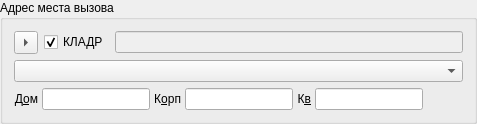
                   <widget class="QGroupBox" name="gbAddress">
                    <property name="sizePolicy">
                     <sizepolicy hsizetype="Ignored" vsizetype="Preferred">
                      <horstretch>0</horstretch>
                      <verstretch>0</verstretch>
                     </sizepolicy>
                    </property>
                    <property name="title">
                     <string>Адрес места вызова</string>
                    </property>
                    <layout class="QGridLayout" name="gridLayout_7">
                     <item row="0" column="1">
                      <widget class="QCheckBox" name="chkKLADR">
                       <property name="text">
                        <string>КЛАДР</string>
                       </property>
                       <property name="checked">
                        <bool>true</bool>
                       </property>
                      </widget>
                     </item>
                     <item row="0" column="2">
                      <widget class="QLineEdit" name="edtAddressFreeInput">
                       <property name="enabled">
                        <bool>false</bool>
                       </property>
                      </widget>
                     </item>
                     <item row="0" column="0">
                      <widget class="QToolButton" name="btnLoadAddress">
                       <property name="text">
                        <string>...</string>
                       </property>
                       <property name="arrowType">
                        <enum>Qt::RightArrow</enum>
                       </property>
                      </widget>
                     </item>
                     <item row="3" column="0" colspan="3">
                      <widget class="CStreetComboBox" name="cmbAddressStreet">
                       <property name="minimumSize">
                        <size>
                         <width>200</width>
                         <height>0</height>
                        </size>
                       </property>
                      </widget>
                     </item>
                     <item row="4" column="0" colspan="3">
                      <layout class="QHBoxLayout" name="horizontalLayout_2">
                       <property name="spacing">
                        <number>4</number>
                       </property>
                       <item>
                        <widget class="QLabel" name="lblAddressHouse">
                         <property name="text">
                          <string>Д&amp;ом</string>
                         </property>
                         <property name="alignment">
                          <set>Qt::AlignRight|Qt::AlignTrailing|Qt::AlignVCenter</set>
                         </property>
                         <property name="buddy">
                          <cstring>edtAddressHouse</cstring>
                         </property>
                        </widget>
                       </item>
                       <item>
                        <widget class="QLineEdit" name="edtAddressHouse">
                         <property name="sizePolicy">
                          <sizepolicy hsizetype="Preferred" vsizetype="Fixed">
                           <horstretch>0</horstretch>
                           <verstretch>0</verstretch>
                          </sizepolicy>
                         </property>
                         <property name="maxLength">
                          <number>10</number>
                         </property>
                        </widget>
                       </item>
                       <item>
                        <widget class="QLabel" name="lblAddressBuilding">
                         <property name="text">
                          <string>К&amp;орп</string>
                         </property>
                         <property name="alignment">
                          <set>Qt::AlignRight|Qt::AlignTrailing|Qt::AlignVCenter</set>
                         </property>
                         <property name="buddy">
                          <cstring>edtAddressCorpus</cstring>
                         </property>
                        </widget>
                       </item>
                       <item>
                        <widget class="QLineEdit" name="edtAddressCorpus">
                         <property name="sizePolicy">
                          <sizepolicy hsizetype="Preferred" vsizetype="Fixed">
                           <horstretch>0</horstretch>
                           <verstretch>0</verstretch>
                          </sizepolicy>
                         </property>
                         <property name="maxLength">
                          <number>10</number>
                         </property>
                        </widget>
                       </item>
                       <item>
                        <widget class="QLabel" name="lblAddressFlat">
                         <property name="text">
                          <string>К&amp;в</string>
                         </property>
                         <property name="alignment">
                          <set>Qt::AlignRight|Qt::AlignTrailing|Qt::AlignVCenter</set>
                         </property>
                         <property name="buddy">
                          <cstring>edtAddressFlat</cstring>
                         </property>
                        </widget>
                       </item>
                       <item>
                        <widget class="QLineEdit" name="edtAddressFlat">
                         <property name="sizePolicy">
                          <sizepolicy hsizetype="Preferred" vsizetype="Fixed">
                           <horstretch>0</horstretch>
                           <verstretch>0</verstretch>
                          </sizepolicy>
                         </property>
                         <property name="maxLength">
                          <number>10</number>
                         </property>
                        </widget>
                       </item>
                       <item>
                        <spacer name="horizontalSpacer">
                         <property name="orientation">
                          <enum>Qt::Horizontal</enum>
                         </property>
                         <property name="sizeHint" stdset="0">
                          <size>
                           <width>40</width>
                           <height>20</height>
                          </size>
                         </property>
                        </spacer>
                       </item>
                      </layout>
                     </item>
                    </layout>
                   </widget>
